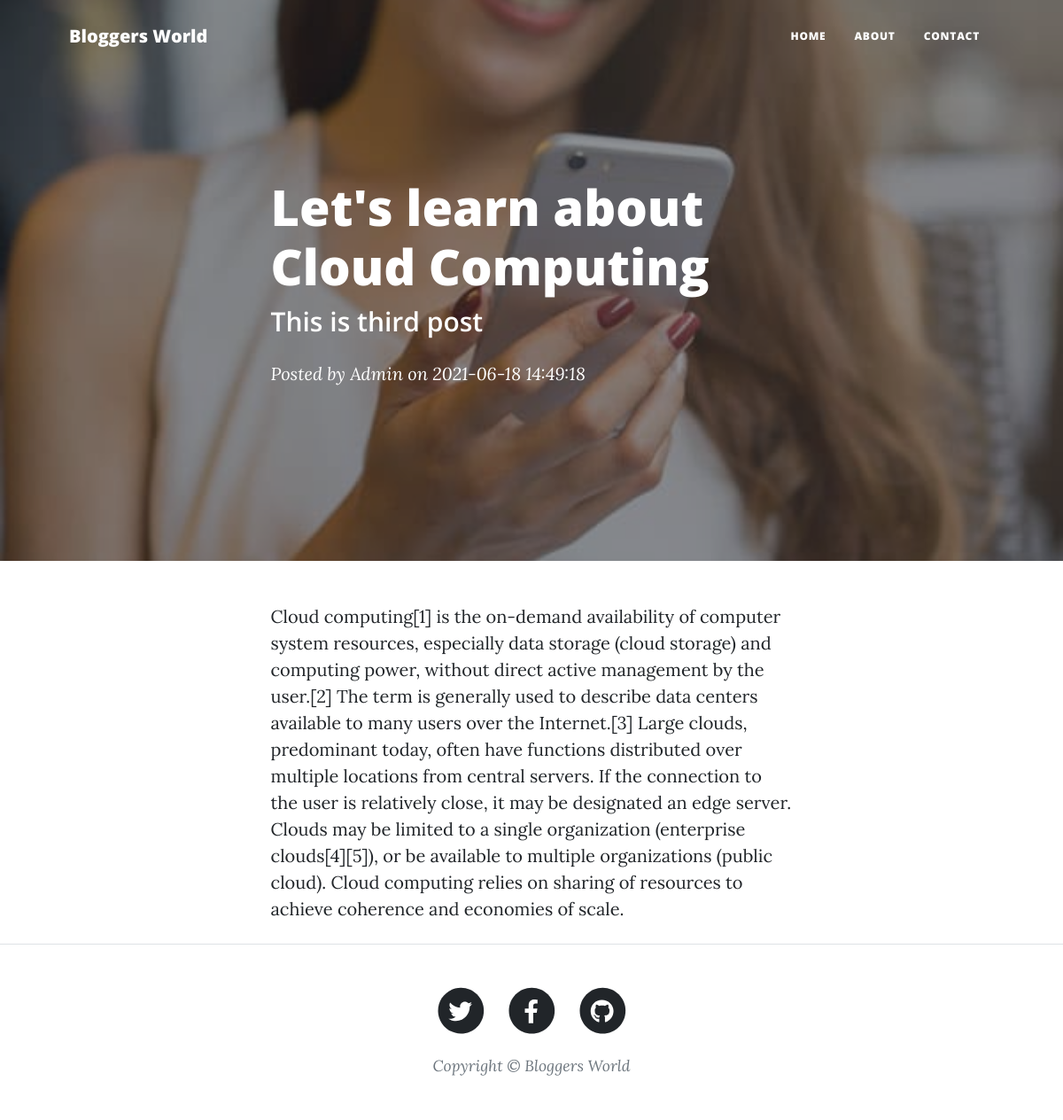
/post/third-post, run on the app's committed database.
### main.py (models this page shows)
class Posts(db.Model):
    s_no=db.Column(db.Integer, primary_key=True)
    title=db.Column(db.String(80), nullable=False)
    content=db.Column(db.String(12), nullable=False)
    tagline=db.Column(db.String(22), nullable=False)
    date=db.Column(db.String(80), nullable=False)
    slug=db.Column(db.String(12), nullable=True)

### main.py (the view)
@app.route("/post/<string:post_slug>", methods=['GET'])
def post_route(post_slug):
    post=Posts.query.filter_by(slug=post_slug).first()
    return render_template("post.html", params=params, post=post)

### templates/post.html
{% extends "layout.html" %}
{% block body %}
        <header class="masthead" style="background-image: url('{{ url_for('static', filename='assets/img/posts-bg.jpg')}}')">
            <div class="container position-relative px-4 px-lg-5">
                <div class="row gx-4 gx-lg-5 justify-content-center">
                    <div class="col-md-10 col-lg-8 col-xl-7">
                        <div class="post-heading">
                            <h1>{{post.title}}</h1>
                            <h2 class="subheading">{{post.tagline}}</h2>
                            <span class="meta">
                                Posted by
                                <a href="#!">Admin</a>
                                on {{post.date}}
                            </span>
                        </div>
                    </div>
                </div>
            </div>
        </header>
        <article class="mb-4">
            <div class="container px-4 px-lg-5">
                <div class="row gx-4 gx-lg-5 justify-content-center">
                    <div class="col-md-10 col-lg-8 col-xl-7">
                        {{post.content}}
                    </div>
                </div>
            </div>
        </article>
{% endblock %}

### data on the page
Posts: title "Let's learn about Cloud Computing", tagline "This is third post", date "2021-06-18 14:49:18", content "Cloud computing[1] is the on-demand availability of computer system resources, especially data storage (cloud storage) and computing power, without direct active management by the user.[2] The term is generally used to describe data centers available to many users over the Internet.[3] Large clouds, predominant today, often have functions distributed over multiple locations from central servers. If the connection to the user is relatively close, it may be designated an edge server. Clouds may be limited to a single organization (enterprise clouds[4][5]), or be available to multiple organizations (public cloud). Cloud computing relies on sharing of resources to achieve coherence and…"

### other printed values
{{ params['blog_name'] }} "Bloggers World"
